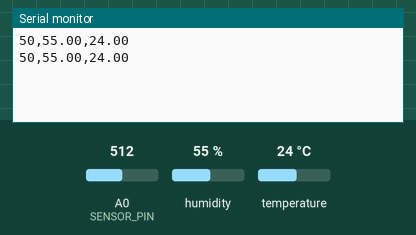
This sketch was run on a simulated Arduino Uno, built with avr-gcc and run on an emulated ATmega328P. Parts: the last lines printed to the serial monitor. The test bench sets the inputs (shaded band); at power-on: humidity 55 %, A0 (SENSOR_PIN) = 512, temperature 24 °C.

Above: at 4.8 s.
4.9 s: humidity set to 22 %
At 6.6 s:
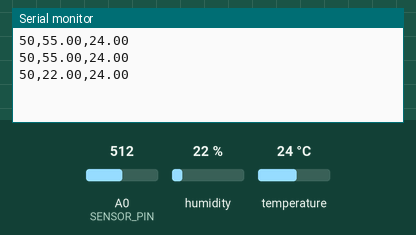
7.9 s: A0 (SENSOR_PIN) set to 716
At 8.4 s:
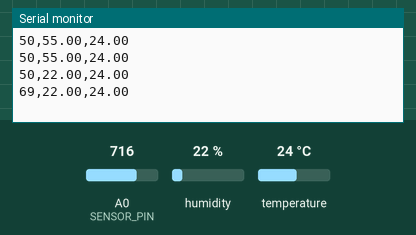
10.9 s: temperature set to 12 °C
At 13.1 s:
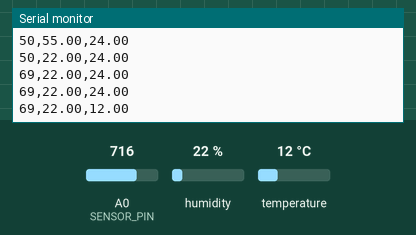
13.9 s: A0 (SENSOR_PIN) set to 900
At 14.8 s:
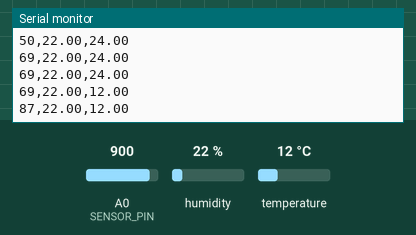
16.9 s: humidity set to 40 %
At 19.5 s:
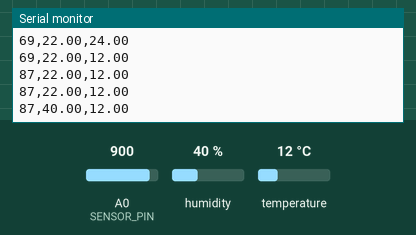
Timing chart, 0 to 20.9 s (numbered marks = the images above; inputs shaded):
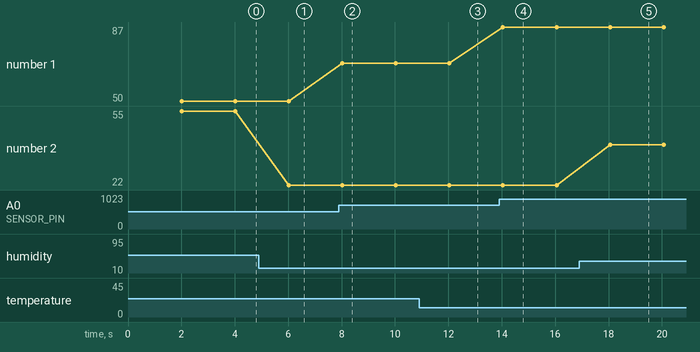

Measured:
- after the input at 4.9 s, the serial monitor: prints a new line after 1.1 s (image 1)
- after the input at 7.9 s, the serial monitor: prints a new line after 0.13 s (image 2)
- after the input at 10.9 s, the serial monitor: prints a new line after 1.1 s (image 3)
- after the input at 13.9 s, the serial monitor: prints a new line after 0.14 s (image 4)
- after the input at 16.9 s, the serial monitor: prints a new line after 1.2 s (image 5)
- plotted number 1: 50 → 69 after the input at 7.9 s, 69 → 87 after the input at 13.9 s
- plotted number 2: 55 → 22 after the input at 4.9 s, 22 → 40 after the input at 16.9 s

The sketch:

main.ino
```cpp
#include "DHT.h"

#define SENSOR_PIN A0
#define DHTPIN 2
#define DHTTYPE DHT22

DHT dht(DHTPIN, DHTTYPE);

void setup() {
  Serial.begin(115200);
  dht.begin();
  pinMode(SENSOR_PIN, INPUT);
}

void loop() {
  // Sensor requer intervalo de leitura mínimo de 2 segundos
  delay(2000);

  float umidade = dht.readHumidity();
  float temperatura = dht.readTemperature();

  // if (isnan(umidade) || isnan(temperatura)) {
  //   Serial.println(F("Falha na leitura do sensor DHT22"));
  //   return;
  // }

  unsigned int sensorValor = analogRead(SENSOR_PIN);
  // converte intervalo de 10 bits (0 a  1023) para porcentagem proporcional
  unsigned int umidadeSolo = (sensorValor * 100UL) / 1023;
  // Unsigned long (UL) é usado na multiplicação para prevenir estouro de inteiro
  // pois 1023 * 100 > 16 bits

  Serial.print(umidadeSolo);
  Serial.print(",");
  Serial.print(umidade);
  Serial.print(",");
  Serial.println(temperatura);
}
```
